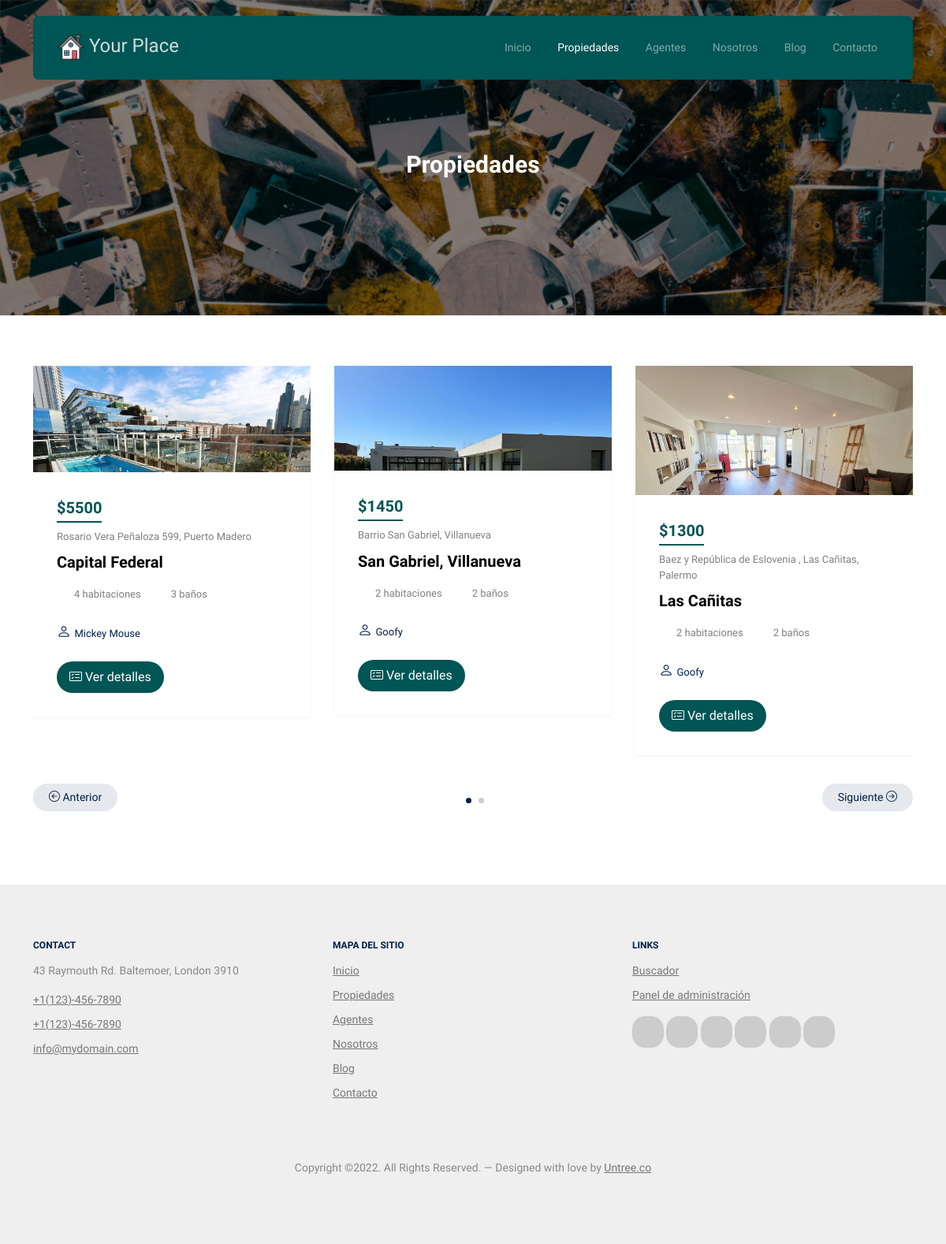
Page /propiedades/ on the committed database.
### panel/models.py (models this page shows, shortened)
class Page_Model(models.Model):
    name = models.CharField(max_length=250, default='sin_nombre', verbose_name='Nombre [*]')
    title = models.CharField(max_length=250, default='Sin título', verbose_name='Título [*]')
    subtitle = models.CharField(max_length=250, null=True, blank=True, verbose_name='Subtítulo')
    abstract = RichTextField(null=True, blank=True, verbose_name='Resumen')
    content = RichTextField(verbose_name='Contenido [*]')
    date = models.DateField(null=True, blank=True, verbose_name='Fecha')
    image_main = models.ImageField(null=True, blank=True, upload_to='img_page/', default='', verbose_name='Imagen principal')
    draft = models.BooleanField(null=True, blank=True, default=True, verbose_name='Borrador')
    class Meta:
        verbose_name = 'Página'
        verbose_name_plural = 'Páginas'
        ordering = ['-date']

### realstate/models.py (models this page shows, shortened)
class Realstate_Model(models.Model):
    name = models.CharField(max_length=250, verbose_name='Nombre [*]')
    address = models.CharField(max_length=250, verbose_name='Dirección [*]')
    price = models.IntegerField(verbose_name='Precio [*]')
    location = models.CharField(max_length=250, verbose_name='Localización [*]')
    fk_tipo_inmueble = models.ForeignKey('Realstate_Type_Model', on_delete=models.DO_NOTHING, verbose_name='Tipo de inmueble [*]')
    fk_agent = models.ForeignKey('agent.Agent_Model', on_delete=models.DO_NOTHING, null=True, blank=True, verbose_name='Agente')
    bath_qty = models.CharField(max_length=2, verbose_name='Cantidad de baños [*]')
    room_qty = models.CharField(max_length=2, verbose_name='Cantidad de habitaciones [*]')
    date = models.DateField(verbose_name='Fecha')
    description = RichTextField(null=True, blank=True, verbose_name='Descripción')
    image_main = models.ImageField(null=True, blank=True, upload_to='img_realstate/', default='', verbose_name='Imagen principal')
    image_01 = models.ImageField(null=True, blank=True, upload_to='img_realstate/', default='', verbose_name='Imagen carrusel 01')
    image_02 = models.ImageField(null=True, blank=True, upload_to='img_realstate/', default='', verbose_name='Imagen carrusel 02')
    image_03 = models.ImageField(null=True, blank=True, upload_to='img_realstate/', default='', verbose_name='Imagen carrusel 03')
    image_04 = models.ImageField(null=True, blank=True, upload_to='img_realstate/', default='', verbose_name='Imagen carrusel 04')
    image_05 = models.ImageField(null=True, blank=True, upload_to='img_realstate/', default='', verbose_name='Imagen carrusel 05')
    draft = models.BooleanField(null=True, blank=True, default=True, verbose_name='Borrador')
    class Meta:
        verbose_name = 'Inmueble'
        verbose_name_plural = 'Inmuebles'
        ordering = ['-date']

### agent/models.py (models this page shows)
class Agent_Model(models.Model):
    name = models.CharField(max_length=250, verbose_name='Nombre [*]')
    email = models.EmailField(max_length=254, verbose_name='Correo electrónico [*]')
    image_main = models.ImageField(upload_to='img_agent/', default='', verbose_name='Imagen [*]')
    description = RichTextField(null=True, blank=True, verbose_name='Descripción')
    url_twitter = models.CharField(max_length=250, null=True, blank=True, default='', verbose_name='Twitter')
    url_facebook = models.CharField(max_length=250, null=True, blank=True, default='', verbose_name='Facebook')
    url_linkedin = models.CharField(max_length=250, null=True, blank=True, default='', verbose_name='Linkedin')
    url_instagram = models.CharField(max_length=250, null=True, blank=True, default='', verbose_name='Instagram')
    user = models.OneToOneField(User, on_delete=models.SET_NULL, null=True, blank=True, verbose_name='Usuario')
    draft = models.BooleanField(null=True, blank=True, default=True, verbose_name='Borrador')
    class Meta:
        verbose_name = 'Agente'
        verbose_name_plural = 'Agentes'
        ordering = ['-id']
    def __str__(self):
        return self.name

### website/views.py (the view)
# urls.py: path('propiedades/', realstates, name="realstates"),
def realstates(request):
    page_content = Page_Model.objects.filter(name='realstates')
    inmuebles_list = Realstate_Model.objects.filter(draft=False).order_by('-date')
    context = {
        'page' : 'Propiedades',
        'page_content': page_content,
        'inmuebles': inmuebles_list,
    }
    return render(request, "website/properties.html", context)

### website/templates/website/properties.html (shortened to what this page needs)
{% extends "website/base.html" %}
{% load static %}
{% block content %}
	<div class="hero page-inner overlay" style="background-image: url('{{ page_content.0.image_main.url }}');">
		<div class="container">
			<div class="row justify-content-center align-items-center">
				<div class="col-lg-9 text-center mt-5">
					<h1 class="heading" data-aos="fade-up">{{ page }}</h1>
				</div>
			</div>
		</div>
	</div>
	{% if inmuebles %}
	<div class="section">
		<div class="container">
			<div class="row">
				<div class="col-12">
					<div class="property-slider-wrap">
						<div class="property-slider">
							{% for item in inmuebles %}
							<div class="property-item">
								<a href="{% url 'realstates_detail' item.id %}" class="img">
									<img src="{{ item.image_main.url }}" alt="Image" class="img-fluid">
								</a>
								<div class="property-content">
									<div class="price mb-2"><span>${{ item.price }}</span></div>
									<div>
										<span class="d-block mb-2 text-black-50">{{ item.address }}</span>
										<span class="city d-block mb-3">{{ item.location }}</span>
										<div class="specs d-flex mb-4">
											<span class="d-block d-flex align-items-center me-3">
												<span class="icon-bed me-2"></span>
												<span class="caption">{{ item.room_qty }} habitaciones</span>
											</span>
											<span class="d-block d-flex align-items-center">
												<span class="icon-bath me-2"></span>
												<span class="caption">{{ item.bath_qty }} baños</span>
											</span>
										</div>
										<div class="specs d-flex mb-4">
											<span class="d-block d-flex align-items-center me-3">
												<a href="{% url 'agents_detail' item.fk_agent.id %}">
													<span class="bi bi-person"></span>
													<span class="caption">{{ item.fk_agent }}</span>
												</a>
											</span>
										</div>
										<a href="{% url 'realstates_detail' item.id %}" class="btn btn-primary py-2 px-3">
											<i class="bi bi-card-checklist"></i>
											Ver detalles
										</a>
									</div>
								</div>
							</div>
							{% endfor %}
						</div>
						<div id="property-nav" class="controls" tabindex="0" aria-label="Carousel Navigation">
							<span class="prev" data-controls="prev" aria-controls="property" tabindex="-1">
								<i class="bi bi-arrow-left-circle"></i>
								Anterior
							</span>
							<span class="next" data-controls="next" aria-controls="property" tabindex="-1">
								Siguiente
								<i class="bi bi-arrow-right-circle"></i>
							</span>
						</div>
					</div>
				</div>
			</div>
		</div>
	</div>
	{% endif %}
	{% endblock content %}

### website/static/css/tiny-slider.css (style rules this page uses)
.tns-slider { -webkit-transition:all 0s;-moz-transition:all 0s;transition:all 0s }
.tns-slider>.tns-item { -webkit-box-sizing:border-box;-moz-box-sizing:border-box;box-sizing:border-box }
.tns-horizontal.tns-subpixel { white-space:nowrap }
.tns-horizontal.tns-subpixel>.tns-item { display:inline-block;vertical-align:top;white-space:normal }

### rows in the picture
Page_Model: image_main (picture), title "Propiedades"
Realstate_Model: image_main (picture), price "5500", address "Rosario Vera Peñaloza 599, Puerto Madero", location "Capital Federal", room_qty "4", bath_qty "3", fk_agent "Mickey Mouse"
Realstate_Model: image_main (picture), price "1450", address "Barrio San Gabriel, Villanueva", location "San Gabriel, Villanueva", room_qty "2", bath_qty "2", fk_agent "Goofy"
Realstate_Model: image_main (picture), price "1300", address "Baez y República de Eslovenia , Las Cañitas, Palermo", location "Las Cañitas", room_qty "2", bath_qty "2", fk_agent "Goofy"
